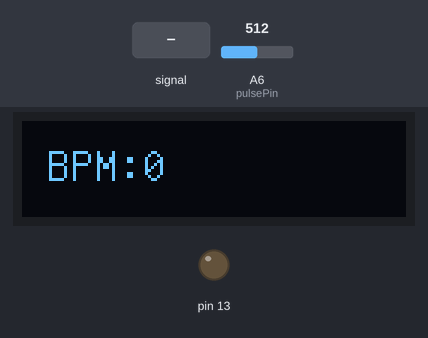
A sketch run on a simulated Arduino Uno, built with avr-gcc and run on an emulated ATmega328P. Parts: 128×32 one-colour display, output pins drawn as LEDs (lit = HIGH). The inputs (shaded band) are chosen by the test bench; at power-on: A6 (pulsePin) = 512. EEPROM starts erased.

Above: at 1.2 s.
1.3 s: A6 (pulsePin) fed a 200 Hz sine of ±81 counts around its level
At 4.1 s:
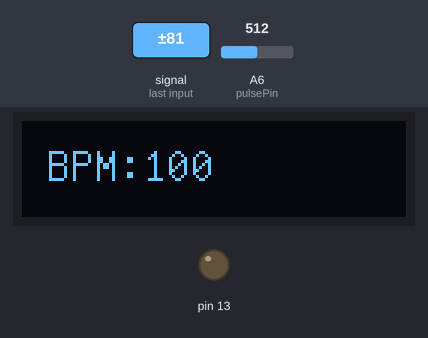
4.3 s: A6 (pulsePin) set to 716
At 7.1 s:
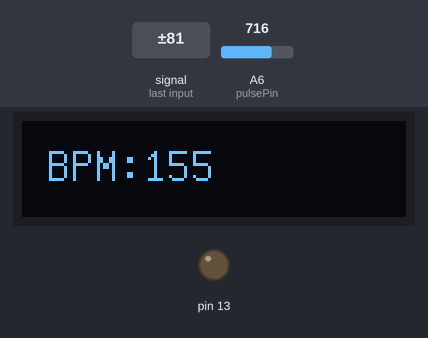
7.3 s: A6 (pulsePin) fed a 2 Hz sine of ±306 counts around its level
At 10.2 s:
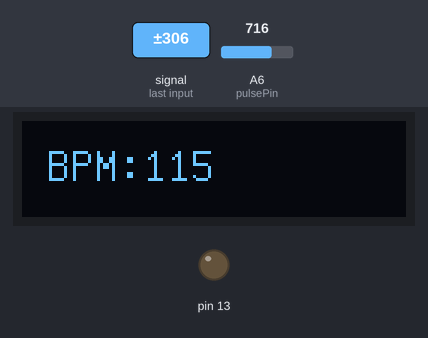
10.3 s: A6 (pulsePin) set to 900
At 14.0 s:
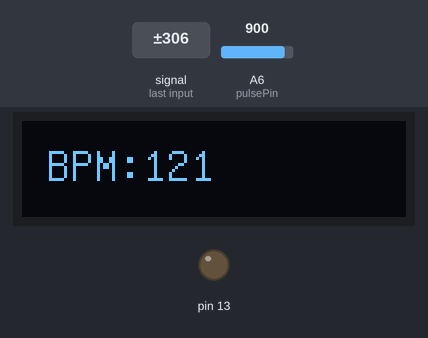
Timing chart, 0 to 14.3 s (numbered marks = the images above; inputs shaded):
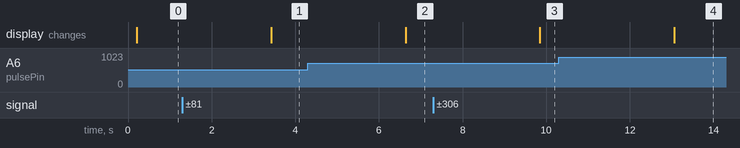

Measured:
- after the input at 1.3 s, the display: changes after 2.1 s (image 1)
- after the input at 4.3 s, the display: changes after 2.3 s (image 2)
- after the input at 7.3 s, the display: changes after 2.6 s (image 3)
- after the input at 10.3 s, the display: changes after 2.8 s (image 4)

The sketch:

SensorPulso_LCD16x2_0k.ino
```cpp
#include <SoftwareSerial.h>
#include <EEPROM.h>

// Medidor de pulso cardiaco
// Modificado por: www.elprofegarcia.com
// Visualiza en LCD 16x2 el valor de BPM, grafica el ritmo cardiaco por el Serial Plotter y pulso por el pin 13
// Conexion Sensor Pulsos -> Arduino UNO:   S -> A0 , Vcc -> 5V , (-) -> GND
// Conexion i2C -> Arduino UNO:  SCL-> A5   SDA->A4  VCC->5V  GND->GND

//#include <LiquidCrystal_I2C.h>
//LiquidCrystal_I2C lcd(0x27,16,2);   // inicializa la interfaz I2C del LCD 16x2
int pulsePin = 6;                   // Sensor de Pulso conectado al puerto A6
// Estas variables son volatiles porque son usadas durante la rutina de interrupcion en la segunda Pestaña
volatile int BPM;                   // Pulsaciones por minuto
volatile int Signal;                // Entrada de datos del sensor de pulsos
volatile int IBI = 500;             // tiempo entre pulsaciones
volatile boolean Pulse = false;     // Verdadero cuando la onda de pulsos es alta, falso cuando es Baja
volatile boolean QS = false;        // Verdadero cuando el Arduino Busca un pulso del Corazon

int n = 0;
int bPM = 0;
int cont = 0;

//PANTALLA
#include "U8glib.h"

// setup u8g object, please remove comment from one of the following constructor calls
// IMPORTANT NOTE: The following list is incomplete. The complete list of supported
// devices with all constructor calls is here: http://code.google.com/p/u8glib/wiki/device

//U8GLIB_SSD1306_128X64 u8g(13, 11, 10, 9);  // SW SPI Com: SCK = 13, MOSI = 11, CS = 10, A0 = 9
//U8GLIB_SSD1306_128X64 u8g(10, 9);   // HW SPI Com: CS = 10, A0 = 9 (Hardware Pins are  SCK = 13 and MOSI = 11)
//U8GLIB_SSD1306_128X64 u8g(U8G_I2C_OPT_NONE);  // I2C / TWI
//U8GLIB_SSD1306_128X64 u8g(U8G_I2C_OPT_NO_ACK);  // Display which does not send ACK
//U8GLIB_SSD1306_128X32 u8g(13, 11, 10, 9); // SW SPI Com: SCK = 13, MOSI = 11, CS = 10, A0 = 9
//U8GLIB_SSD1306_128X32 u8g(10, 9);             // HW SPI Com: CS = 10, A0 = 9 (Hardware Pins are  SCK = 13 and MOSI = 11)

U8GLIB_SSD1306_128X32 u8g(U8G_I2C_OPT_NONE);  // I2C / TWI


void draw(int BPM) {
  // graphic commands to redraw the complete screen should be placed here
  u8g.setFont(u8g_font_unifont);
  u8g.setPrintPos(0, 20);
  // call procedure from base class, http://arduino.cc/en/Serial/Print
  u8g.print(" BPM:");
  u8g.print(BPM);
}


void setup(){
   EEPROM.get(0, n);
   cont = 0;
   pinMode(13, OUTPUT);
   Serial.begin(9600);                // Puerto serial configurado a 9600 Baudios
   interruptSetup();                  // Configura la interrucion para leer el sensor de pulsos cada 2mS
}

void loop(){
  while(cont <= 1250){//gets some iterations so that the BPM can be averaged
  cont++;
   if(Serial.available() < 0){
    if(n == 0){
      Serial.println("LABEL,BPM");//the first serial message is the header
    }
    else{
     int i;
     i = 0;
     while(i != n){//sends every BPM saved on EEPROM to serial
      EEPROM.get(i, bPM);
      Serial.println(bPM);
      i++;
     }
    }
   }


   int pulso = analogRead(A6);           //reads the value of pulsemeter on A0
   if (BPM > 100 || BPM < 60) {          // turns on led 13 when the pulse is out of the ordinary
      digitalWrite(2, HIGH);
   }
   else{
      digitalWrite(2, LOW);
   }
   if(cont == 1250){//only saves the BPM on EEPROM and prints on OLED on the last iteration
    n++;
    //Serial.print("BPM: ");
    //Serial.print(BPM);
    //Serial.print("\n");
    EEPROM.put(0, n);//updates the value of n
    EEPROM.put(n, BPM);//saves the BPM on the n position
    //OLED Print
     u8g.firstPage();
    do {
      draw(BPM);//prints the BPM on the OLED screen
    } while( u8g.nextPage() );
    // rebuild the picture after some delay
    delay(500);
   }
    if (QS == true){                       // Bandera del Quantified Self es verdadera cuando el Arduino busca un pulso del corazon
      QS = false;                          // Reset a la bandera del Quantified Self
    }
  }
  delay(2500);//delay to save memory
  cont = 0;
}
```

interrupt.ino
```cpp
volatile int rate[10];                    // array to hold last ten IBI values
volatile unsigned long sampleCounter = 0;          // used to determine pulse timing
volatile unsigned long lastBeatTime = 0;           // used to find IBI
volatile int P =512;                      // used to find peak in pulse wave, seeded
volatile int T = 512;                     // used to find trough in pulse wave, seeded
volatile int thresh = 512;                // used to find instant moment of heart beat, seeded
volatile int amp = 100;                   // used to hold amplitude of pulse waveform, seeded
volatile boolean firstBeat = true;        // used to seed rate array so we startup with reasonable BPM
volatile boolean secondBeat = false;      // used to seed rate array so we startup with reasonable BPM

void interruptSetup(){
  // Initializes Timer2 to throw an interrupt every 2mS.
  TCCR2A = 0x02;     // DISABLE PWM ON DIGITAL PINS 3 AND 11, AND GO INTO CTC MODE
  TCCR2B = 0x06;     // DON'T FORCE COMPARE, 256 PRESCALER
  OCR2A = 0X7C;      // SET THE TOP OF THE COUNT TO 124 FOR 500Hz SAMPLE RATE
  TIMSK2 = 0x02;     // ENABLE INTERRUPT ON MATCH BETWEEN TIMER2 AND OCR2A
  sei();             // MAKE SURE GLOBAL INTERRUPTS ARE ENABLED
}

// THIS IS THE TIMER 2 INTERRUPT SERVICE ROUTINE.
// Timer 2 makes sure that we take a reading every 2 miliseconds
ISR(TIMER2_COMPA_vect){                         // triggered when Timer2 counts to 124
  cli();                                      // disable interrupts while we do this
  Signal = analogRead(pulsePin);              // read the Pulse Sensor
  sampleCounter += 2;                         // keep track of the time in mS with this variable
  int N = sampleCounter - lastBeatTime;       // monitor the time since the last beat to avoid noise

    //  find the peak and trough of the pulse wave
  if(Signal < thresh && N > (IBI/5)*3){       // avoid dichrotic noise by waiting 3/5 of last IBI
    if (Signal < T){                        // T is the trough
      T = Signal;                         // keep track of lowest point in pulse wave

    }
  }

  if(Signal > thresh && Signal > P){          // thresh condition helps avoid noise
    P = Signal;                             // P is the peak
  }                                        // keep track of highest point in pulse wave

  //  NOW IT'S TIME TO LOOK FOR THE HEART BEAT
  // signal surges up in value every time there is a pulse
  if (N > 250){                                   // avoid high frequency noise
    if ( (Signal > thresh) && (Pulse == false) && (N > (IBI/5)*3) ){
      Pulse = true;                               // set the Pulse flag when we think there is a pulse

        IBI = sampleCounter - lastBeatTime;         // measure time between beats in mS
      lastBeatTime = sampleCounter;               // keep track of time for next pulse

      if(secondBeat){                        // if this is the second beat, if secondBeat == TRUE
        secondBeat = false;                  // clear secondBeat flag
        for(int i=0; i<=9; i++){             // seed the running total to get a realisitic BPM at startup
          rate[i] = IBI;
        }
      }

      if(firstBeat){                         // if it's the first time we found a beat, if firstBeat == TRUE
        firstBeat = false;                   // clear firstBeat flag
        secondBeat = true;                   // set the second beat flag
        sei();                               // enable interrupts again
        return;                              // IBI value is unreliable so discard it
      }


      // keep a running total of the last 10 IBI values
      word runningTotal = 0;                  // clear the runningTotal variable

      for(int i=0; i<=8; i++){                // shift data in the rate array
        rate[i] = rate[i+1];                  // and drop the oldest IBI value
        runningTotal += rate[i];              // add up the 9 oldest IBI values
      }

      rate[9] = IBI;                          // add the latest IBI to the rate array
      runningTotal += rate[9];                // add the latest IBI to runningTotal
      runningTotal /= 10;                     // average the last 10 IBI values
      BPM = 60000/runningTotal;               // how many beats can fit into a minute? that's BPM!
      QS = true;                              // set Quantified Self flag
      // QS FLAG IS NOT CLEARED INSIDE THIS ISR
    }
  }

  if (Signal < thresh && Pulse == true){   // when the values are going down, the beat is over

    Pulse = false;                         // reset the Pulse flag so we can do it again
    amp = P - T;                           // get amplitude of the pulse wave
    thresh = amp/2 + T;                    // set thresh at 50% of the amplitude
    P = thresh;                            // reset these for next time
    T = thresh;
  }

  if (N > 2500){                           // if 2.5 seconds go by without a beat
    thresh = 512;                          // set thresh default
    P = 512;                               // set P default
    T = 512;                               // set T default
    lastBeatTime = sampleCounter;          // bring the lastBeatTime up to date
    firstBeat = true;                      // set these to avoid noise
    secondBeat = false;                    // when we get the heartbeat back
  }

  sei();                                   // enable interrupts when youre done!
}// end isr
```
